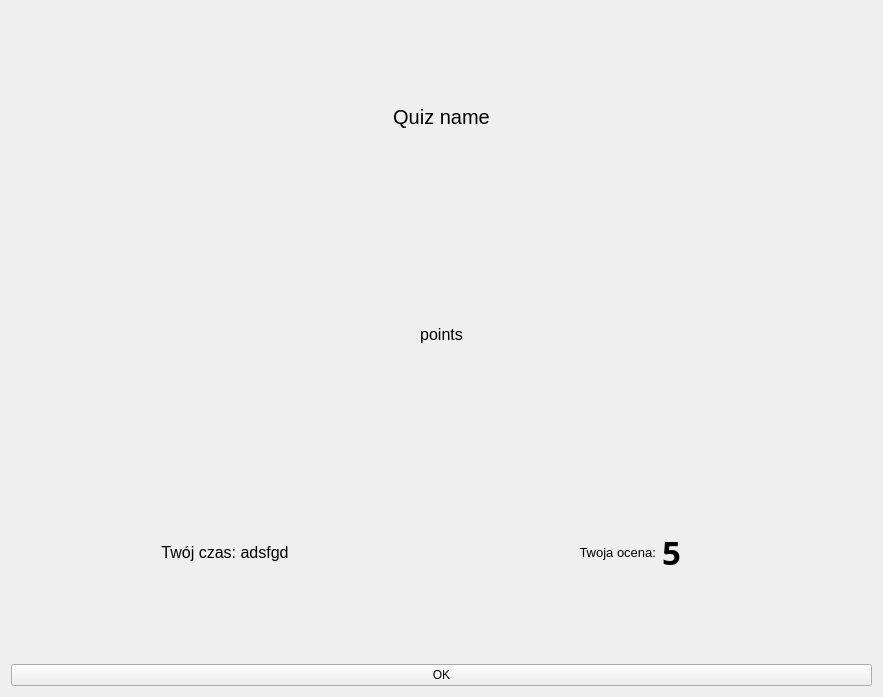
<?xml version="1.0" encoding="UTF-8"?>
<ui version="4.0">
 <class>QuizSummaryWidget</class>
 <widget class="QWidget" name="QuizSummaryWidget">
  <property name="geometry">
   <rect>
    <x>0</x>
    <y>0</y>
    <width>883</width>
    <height>697</height>
   </rect>
  </property>
  <property name="windowTitle">
   <string>Form</string>
  </property>
  <layout class="QVBoxLayout" name="mainLayout">
   <item>
    <widget class="QLabel" name="quizNameLabel">
     <property name="font">
      <font>
       <pointsize>15</pointsize>
      </font>
     </property>
     <property name="text">
      <string>Quiz name</string>
     </property>
     <property name="alignment">
      <set>Qt::AlignCenter</set>
     </property>
    </widget>
   </item>
   <item>
    <widget class="QLabel" name="pointsLabel">
     <property name="font">
      <font>
       <pointsize>12</pointsize>
      </font>
     </property>
     <property name="text">
      <string>points</string>
     </property>
     <property name="alignment">
      <set>Qt::AlignCenter</set>
     </property>
    </widget>
   </item>
   <item>
    <layout class="QHBoxLayout" name="horizontalLayout_2">
     <item>
      <widget class="QLabel" name="timeLabel">
       <property name="font">
        <font>
         <pointsize>12</pointsize>
        </font>
       </property>
       <property name="text">
        <string>Twój czas: adsfgd</string>
       </property>
       <property name="alignment">
        <set>Qt::AlignCenter</set>
       </property>
      </widget>
     </item>
     <item>
      <layout class="QHBoxLayout" name="horizontalLayout">
       <item>
        <layout class="QVBoxLayout" name="verticalLayout">
         <item>
          <widget class="QLabel" name="infoLabel">
           <property name="font">
            <font>
             <pointsize>10</pointsize>
            </font>
           </property>
           <property name="text">
            <string>Twoja ocena:</string>
           </property>
           <property name="alignment">
            <set>Qt::AlignRight|Qt::AlignTrailing|Qt::AlignVCenter</set>
           </property>
          </widget>
         </item>
        </layout>
       </item>
       <item>
        <widget class="QLabel" name="gradeLabel">
         <property name="font">
          <font>
           <family>SimSun-ExtB</family>
           <pointsize>25</pointsize>
           <weight>75</weight>
           <bold>true</bold>
          </font>
         </property>
         <property name="text">
          <string>5</string>
         </property>
         <property name="alignment">
          <set>Qt::AlignLeading|Qt::AlignLeft|Qt::AlignVCenter</set>
         </property>
        </widget>
       </item>
      </layout>
     </item>
    </layout>
   </item>
   <item>
    <widget class="QPushButton" name="confirmButton">
     <property name="text">
      <string>OK</string>
     </property>
    </widget>
   </item>
  </layout>
 </widget>
 <resources/>
 <connections/>
</ui>
